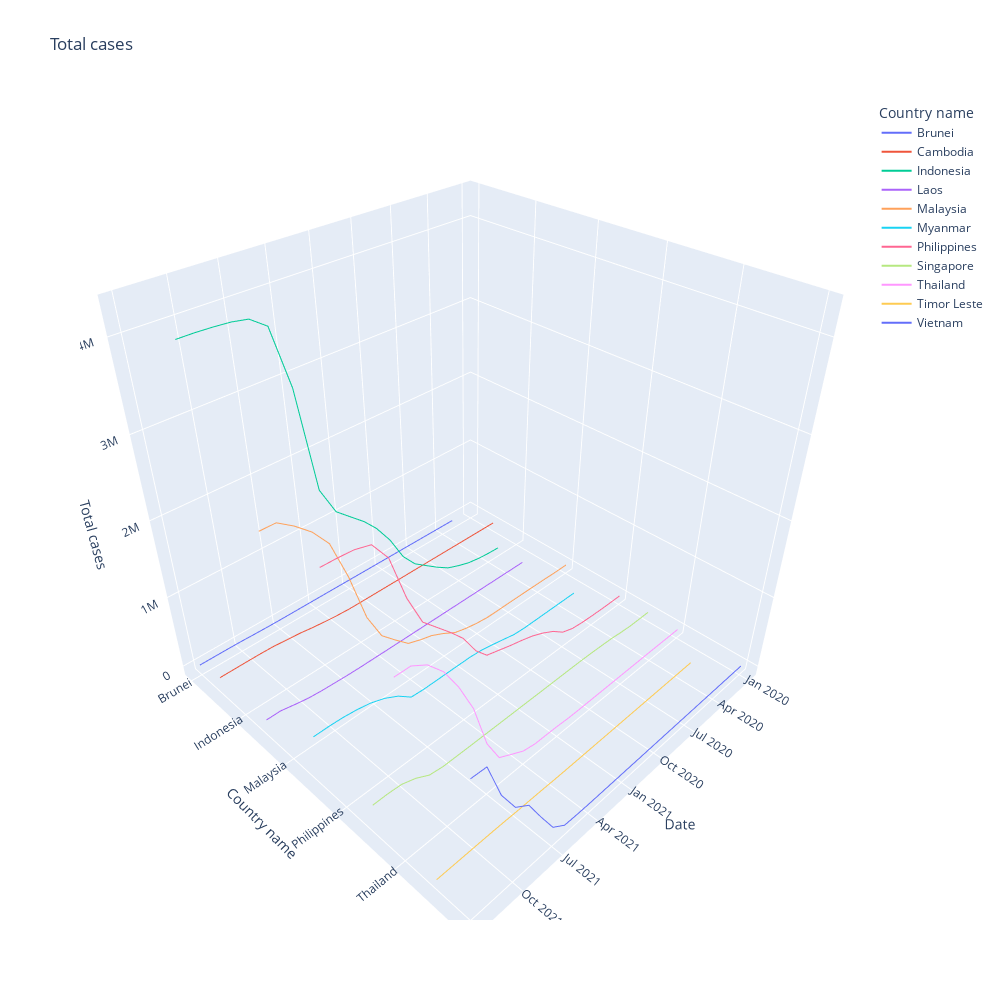
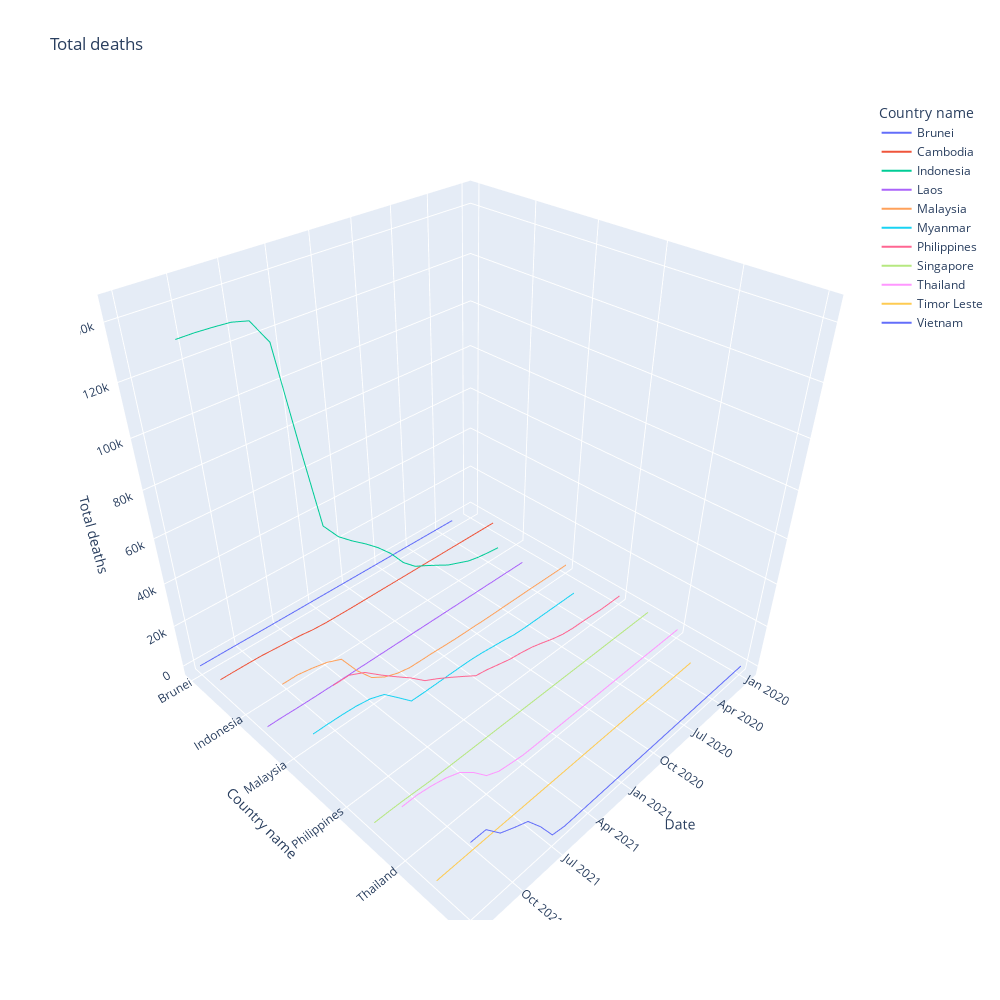
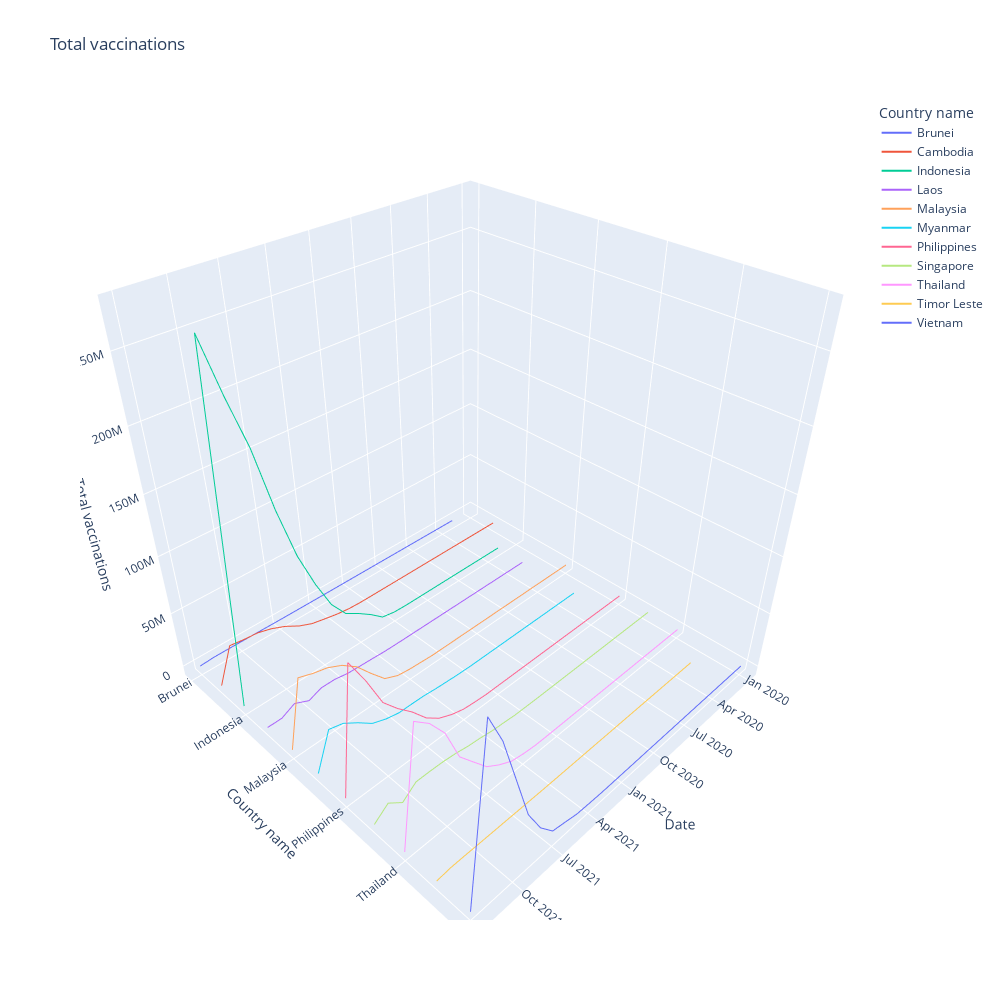

These figures' notebook cell, in order:
### Markdown cell above
### Comparing the number of cases, deaths and vaccinations between countries

### Code cell
fig = px.line_3d(df_covid_monthly, x = 'Date', y = 'Country name', z='Total cases', color = 'Country name', height = 1000, width = 1000,
             title='Total cases')
fig.show()

fig = px.line_3d(df_covid_monthly, x = 'Date', y = 'Country name', z='Total deaths', color = 'Country name', height = 1000, width=1000,
             title='Total deaths')
fig.show()

fig = px.line_3d(df_covid_monthly, x = 'Date', y = 'Country name', z='Total vaccinations', color = 'Country name',  height = 1000, width = 1000,
             title='Total vaccinations')
fig.show()
